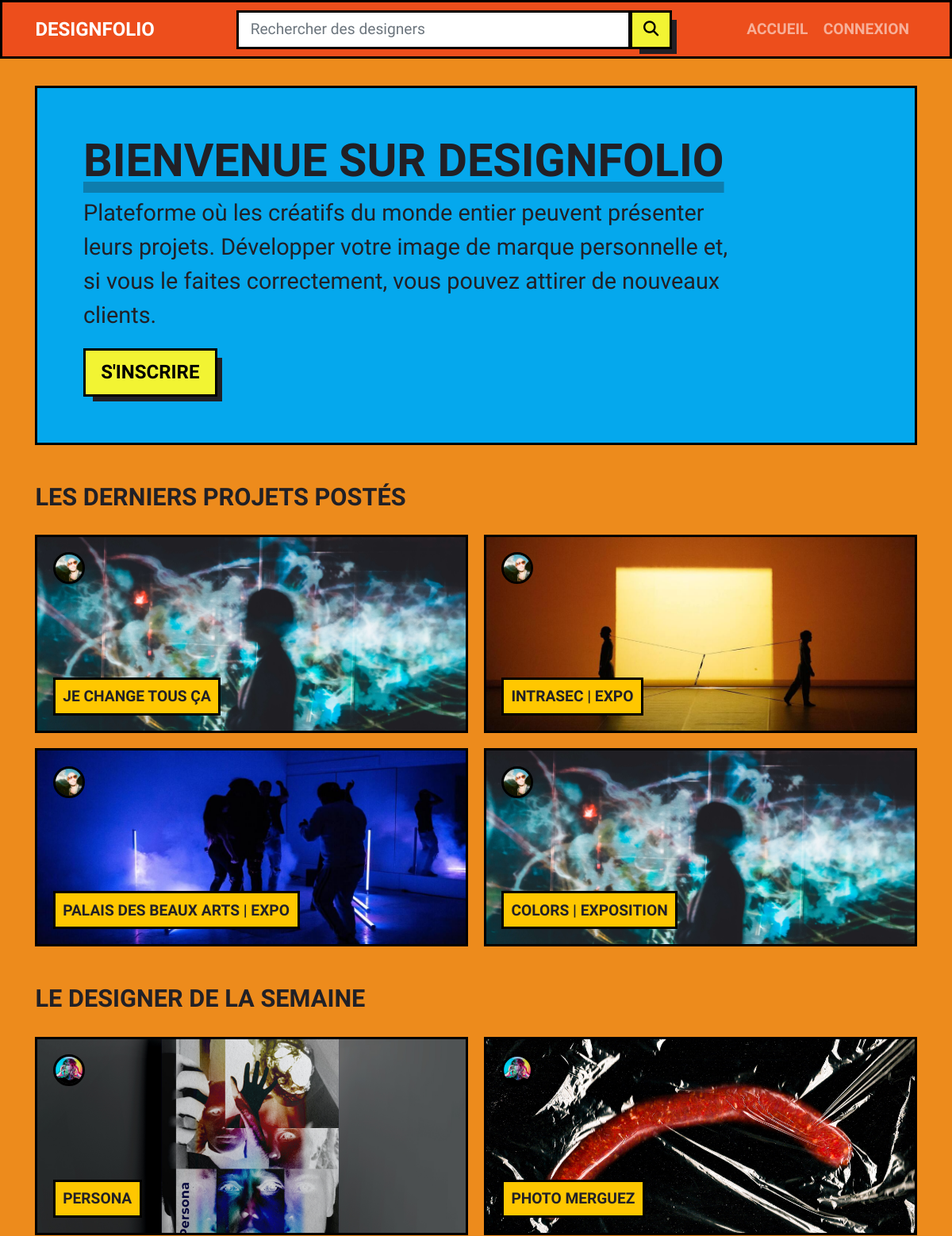
Before: / (upper part) with the older database file.
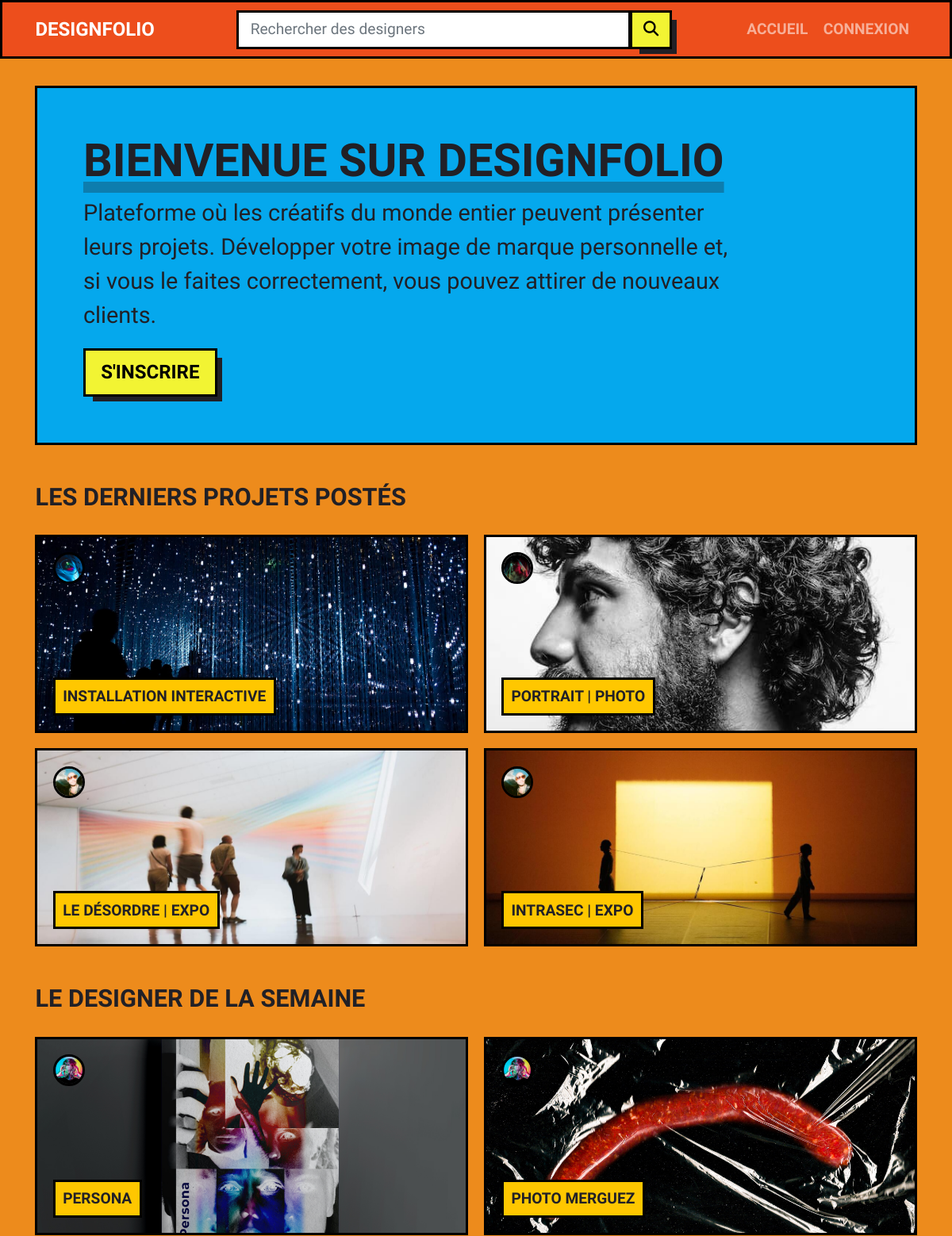
After: the same page with the newer database file.
### tables this page shows
CREATE TABLE IF NOT EXISTS `projet` (
  `id` int(11) NOT NULL AUTO_INCREMENT,
  `title` varchar(255) NOT NULL,
  `description` mediumtext,
  `image` varchar(255) DEFAULT NULL,
  `idAuteur` int(11) NOT NULL,
  PRIMARY KEY (`id`),
  UNIQUE KEY `id` (`id`)
);

CREATE TABLE IF NOT EXISTS `user` (
  `id` int(11) NOT NULL AUTO_INCREMENT,
  `login` varchar(100) NOT NULL,
  `mdp` varchar(255) NOT NULL,
  `email` varchar(255) DEFAULT NULL,
  `avatar` varchar(255) DEFAULT NULL,
  PRIMARY KEY (`id`),
  UNIQUE KEY `email` (`email`)
);

### views/post/post.php (the view, shortened to what this page needs)
<div class="col-sm-6 col-md-6 d-flex align-items-stretch">
    <div class="card w-100"
        data-bs-toggle="modal" data-bs-target="#p<?php echo $l['id'];?>"
        style="visibility: visible; animation-duration: 0.3s; animation-delay: 0.2s; animation-name: fadeInUp;">
        <div class="content h-100">
            <img src="./<?php echo $l['image'];?>" alt="<?php echo $l['title'];?>" class="card-img h-100">
            <div class="card-img-overlay overlay-img">
                <a href="<?php echo "index.php?action=mur&id=$id" ?>">
                    <img src="<?php echo $l['avatar'];?>" alt="<?php echo $l['login']; ?>" class="avatar avatar-sm">
                </a>
            </div>
            <div class="card-img-overlay overlay-text">
                <div>
                    <h2 class="card-title"><?php echo $l['title'];?></h2>
                </div>
            </div>
        </div>
    </div>
</div>

### views/pages/home.php
<section>
    <div class="container">
        <div class="p-5 jumbotron wow animate__fadeInDown">
            <h1 class="display-5 fw-bold">Bienvenue sur DesignFolio</h1>
            <p class="col-md-10 fs-4">Plateforme où les créatifs du monde entier peuvent présenter leurs projets.
                Développer votre image de marque personnelle et, si vous le faites correctement, vous pouvez attirer de
                nouveaux clients.</p>
            <?php if (!isset($_SESSION['id'])) { ?>
            <a href="index.php?action=registration" class="btn btn-primary btn-lg text-end" type="button">S'inscrire</a>
            <?php } ?>
        </div>
    </div>
</section>
<section>
    <div class="container">
        <div class="row g-3 mt-4 wow animate__fadeInUp">
            <h2 class="wow animate__bounceInLeft">Les derniers projets postés</h2>
            <?php
            $sql = "SELECT projet.*,user.login, user.avatar FROM projet JOIN user ON idAuteur=user.id ORDER BY projet.id DESC LIMIT 4 ";
            $req = $pdo->query($sql);
            while($l = $req->fetch()) {
                $id = $l['idAuteur'];
                include ('views/post/post.php');
            }
            ?>
        </div>
    </div>
</section>
<section>
    <div class="container">
        <div class="row g-3 mt-4 wow animate__fadeInUp">
            <h2 class="wow animate__bounceInLeft">Le designer de la semaine</h2>
            <?php
            $sql = "SELECT projet.*,user.login, user.avatar FROM projet JOIN user ON 47=user.id ORDER BY projet.id ASC LIMIT 4 ";
            $req = $pdo->query($sql);
            while($l = $req->fetch()) {
                $id = $l['idAuteur'];
                include ('views/post/post.php');
            }
            ?>
        </div>
    </div>
</section>

Changed rows visible on the page:
removed projet: image (picture), user.avatar (picture), title "JE CHANGE TOUS ÇA", shown under "LES DERNIERS PROJETS POSTÉS"
no longer on this page (row unchanged): projet: image (picture), user.avatar (picture), title "PALAIS DES BEAUX ARTS | EXPO", shown under "LES DERNIERS PROJETS POSTÉS"
no longer on this page (row unchanged): projet: image (picture), user.avatar (picture), title "COLORS | EXPOSITION", shown under "LES DERNIERS PROJETS POSTÉS"
added projet: image (picture), user.avatar (picture), title "INSTALLATION INTERACTIVE", shown under "LES DERNIERS PROJETS POSTÉS"
added projet: image (picture), user.avatar (picture), title "PORTRAIT | PHOTO", shown under "LES DERNIERS PROJETS POSTÉS"
added projet: image (picture), user.avatar (picture), title "LE DÉSORDRE | EXPO", shown under "LES DERNIERS PROJETS POSTÉS"
